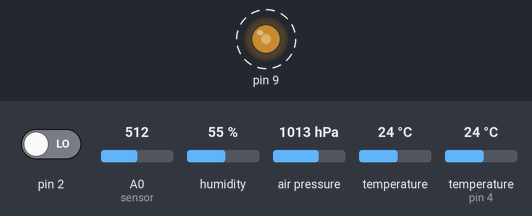
Bench run of a sketch on a simulated Arduino Uno, built with avr-gcc and run on an emulated ATmega328P. On the bench: output pins drawn as LEDs (lit = HIGH). Dashed ring = blinking. The test bench sets the inputs (shaded band); at power-on: air pressure 1013 hPa, pin 2 LOW, A0 (sensor) = 512, humidity 55 %, temperature 24 °C, temperature (sensor on pin 4) 24 °C. What the sketch prints to the serial monitor is not drawn.

Above: at 1.13 s.
1.3 s: air pressure set to 1000 hPa
4.8 s: air pressure set to 1048 hPa
Timing chart, 0 to 17.0 s (numbered marks = the images above; inputs shaded):
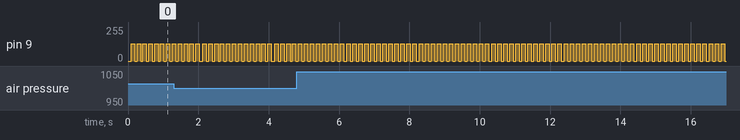

The sketch:

AirMonitor.ino
```cpp
#include <DHT.h>//import the library for humidity/temp sensor
#include <Adafruit_BMP085.h>//library for pressure sensor
#include <MQ135.h>//Air sensor library
#define DHTPIN 4//digital pin for dht sensor
#define DHTTYPE DHT11//dht sensor type
#include <SoftwareSerial.h>//Serial com with bt

/*
	February 2018
	Sketch for read pressure, gas, and temperature sensors and
	send their values by bluetooth.
	The bmp and the mq135 is analog


*/

int bluetoothTx = 6;//pin for transmission bt
int bluetoothRx = 5;//pin for recieve bt
/*Objects*/
SoftwareSerial bluetooth(bluetoothTx, bluetoothRx);
Adafruit_BMP085 bmp;//pressure sensor (bmp 180)
MQ135 mqSensor(A0);//mqsensor
DHT dht(DHTPIN, DHTTYPE);//temperature sensor

double sensorValue[7];//array for store values

void setup() {
  bluetooth.begin(9600);//start bluetooth serial com
  bmp.begin();//start barometer
  dht.begin();//start humidity
  Serial.begin(9600); // Initialize serial port to send and receive at 9600 baud

}

void loop() {
  analogWrite(9, 0);//turn off led in d9 pin
  readSensors();//read sensors
  sendAndroidValues();//send to android
}

/*Sensors reading to array*/
void readSensors() {
  sensorValue[0] = dht.readHumidity();//humidity from dht11 sensor
  sensorValue[1] = (bmp.readTemperature() + dht.readTemperature()) / 2; //temperature °c of 2 sensor for more accurate
  sensorValue[2] = bmp.readPressure(); //pressure hPa
  sensorValue[3] = bmp.readAltitude(); //altitude
  sensorValue[4] = bmp.readSealevelPressure(); //return the equivalent pressure (hPa) at sea level
  sensorValue[5] = analogRead(A0);//air sensor voltage
  sensorValue[6] = digitalRead(2);//return 1 if ppm is low, and 0 when is a lot
  /*float resistance = mqSensor.getResistance();//resistance
  sensorValue[7] = mqSensor.getCO(resistance);//co ppm
  sensorValue[8] = mqSensor.getCO2(resistance);//co2 ppm
  sensorValue[9] = mqSensor.getEthanol(resistance);//ethanol ppm
  sensorValue[10] = mqSensor.getNH4(resistance); //NH4 ppm
  sensorValue[11] = mqSensor.getToluene(resistance); //toluene ppm
  sensorValue[12] = mqSensor.getAcetone(resistance); //acetone ppm*/
}
/*Parser of data*/
void sendAndroidValues() {
  Serial.print('#');
  bluetooth.print('#');//indicates start of transmission
  for (byte k = 0; k < 7; k++) {//send every value
    bluetooth.print(sensorValue[k]);
    bluetooth.print('+');//indicates the space between values
    Serial.print(sensorValue[k]);
    Serial.print('+');//indicates the space between values
  }
  Serial.print('~');//indicates the end of read
  Serial.println();
  bluetooth.print('~');//indicates the end of read
  analogWrite(9, 130);//turn on led
  delay(100);//debug tx
}
```

Measured:
- by itself, pin 9: alternates 130/255 for 0.10 s and 0/255 for 0.07 s
